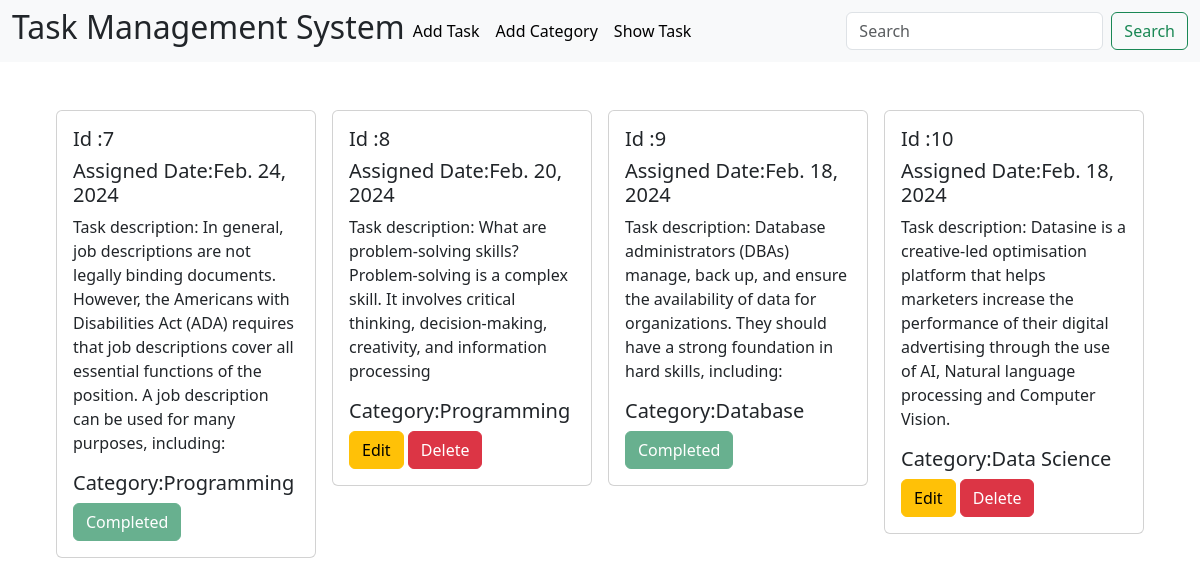
The page / on the database its author committed.
### TaskModel/models.py (models this page shows)
class  Task(models.Model):
    Title=models.CharField(max_length=255)
    Description=models.TextField()
    IsCompleted=models.BooleanField(default=False)
    AssignDate=models.DateField()
    category=models.ForeignKey(Category,on_delete=models.CASCADE)
    def __str__(self):
        return self.Title

### TaskCategory/models.py (models this page shows, shortened)
class Category(models.Model):
    name=models.CharField(max_length=255,unique=True)

### TaskManagementSystem/views.py (the view)
# urls.py: 2. Add a URL to urlpatterns:  path('', views.home, name='home')
def home(request):
    data=Task.objects.all()
    print(data)
    return render(request, 'home.html',{'data':data})

### templates/home.html
{% extends "base.html" %} {% block content %}
<div class="d-flex flex-wrap justify-content-center px-5 pt-5">
  {% for value in data %}
  <div class="col-sm-3">
    <div class="card mx-2">
      <div class="card-body">
        <h5 class="card-title">Id :{{value.id}}</h5>
        <h5 class="card-title">Assigned Date:{{value.AssignDate}}</h5>
        <p>Task description: {{value.Description}}</p>
        <h5 class="card-title">Category:{{value.category.name}}</h5>
        {% if value.IsCompleted %}
        <button class="btn btn-success" disabled="disabled">Completed</button>
        {% else %}
        <a href="{% url 'edit_task' value.id %}" class="btn btn-warning"
          >Edit</a
        >
        <a href="{% url 'delete_task' value.id %}" class="btn btn-danger"
          >Delete</a
        >
        {% endif %}
      </div>
    </div>
  </div>
  {% endfor %}
</div>
{% endblock content %}

### templates/base.html (shortened to what this page needs)
<!doctype html>
<html lang="en">
  <head>
    <link href="https://cdn.jsdelivr.net/npm/bootstrap@5.3.2/dist/css/bootstrap.min.css" rel="stylesheet">
  </head>
  <body>
    <nav class="navbar navbar-expand-lg bg-body-tertiary">
        <div class="container-fluid">
          <h2>Task Management System</h2>
          <div class="collapse navbar-collapse" id="navbarSupportedContent">
            <ul class="navbar-nav me-auto mb-2 mb-lg-0">
              <li class="nav-item">
                <a class="nav-link active" aria-current="page" href="{% url "add_task" %}">Add Task</a>
              </li>
              <li class="nav-item">
                <a class="nav-link active" aria-current="page" href="{% url "add_category" %}">Add Category</a>
              </li>
              <li class="nav-item">
                <a class="nav-link active" aria-current="page" href="{% url "home" %}">Show Task</a>
              </li>
            </ul>
            <form class="d-flex" role="search">
              <input class="form-control me-2" type="search" placeholder="Search" aria-label="Search">
              <button class="btn btn-outline-success" type="submit">Search</button>
            </form>
          </div>
        </div>
      </nav>
      {% block content %}{% endblock content %}
  </body>
</html>

### rows shown on the page
Task: id "7", AssignDate "Feb. 24, 2024", Description "In general, job descriptions are not legally binding documents. However, the Americans with Disabilities Act (ADA) requires that job descriptions cover all essential functions of the position. A job description can be used for many purposes, including:", category.name "Programming", IsCompleted "Completed"
Task: id "8", AssignDate "Feb. 20, 2024", Description "What are problem-solving skills? Problem-solving is a complex skill. It involves critical thinking, decision-making, creativity, and information processing", category.name "Programming", IsCompleted "Edit"
Task: id "9", AssignDate "Feb. 18, 2024", Description "Database administrators (DBAs) manage, back up, and ensure the availability of data for organizations. They should have a strong foundation in hard skills, including:", category.name "Database", IsCompleted "Completed"
Task: id "10", AssignDate "Feb. 18, 2024", Description "Datasine is a creative-led optimisation platform that helps marketers increase the performance of their digital advertising through the use of AI, Natural language processing and Computer Vision.", category.name "Data Science", IsCompleted "Edit"
